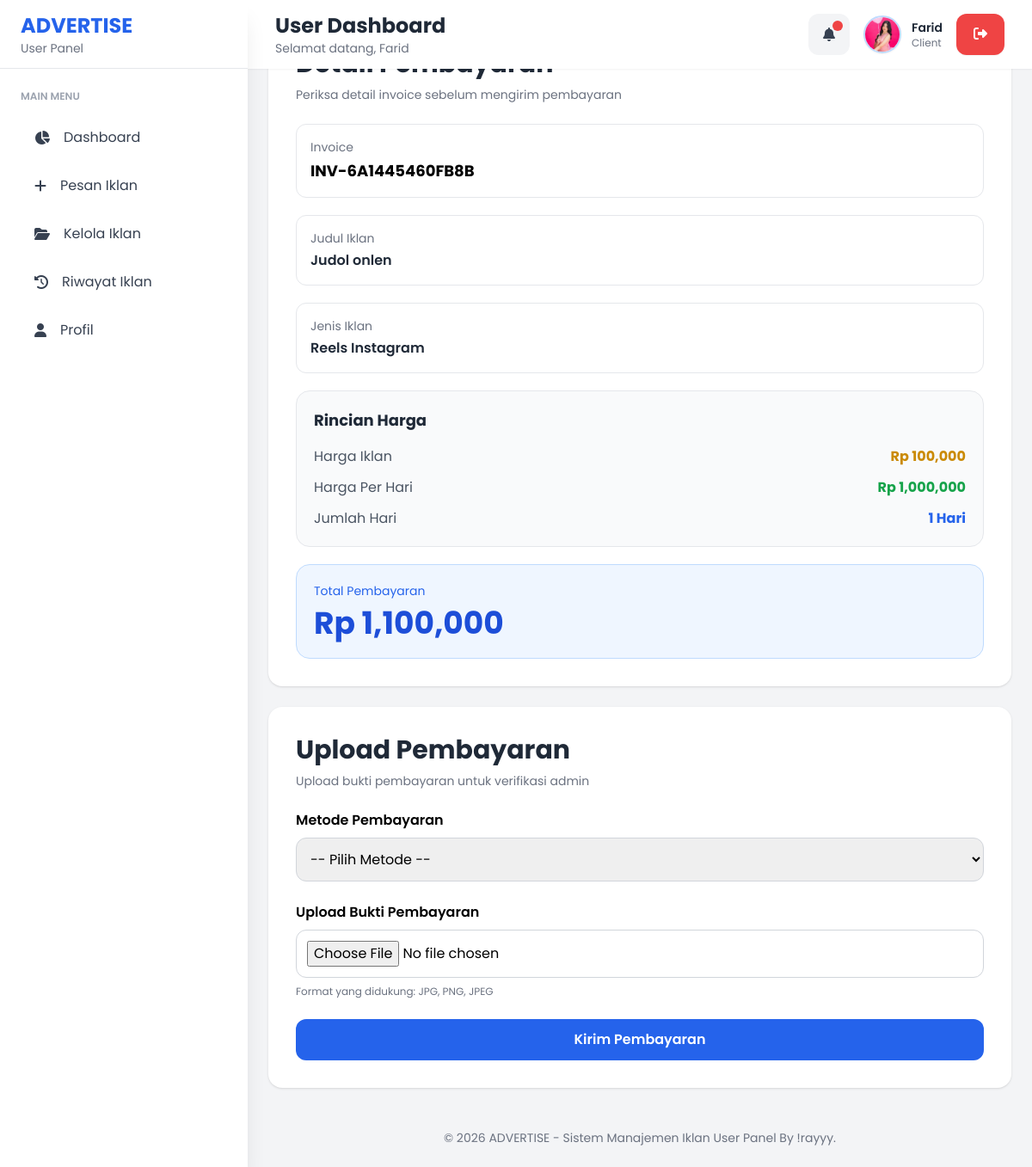
/sistem-manajemen-iklan/user/pembayaran/index.php?id=12 (signed in), run on the app's committed database.
### tables this page shows
CREATE TABLE `users` (
  `id` int NOT NULL,
  `nama` varchar(100) NOT NULL,
  `email` varchar(100) NOT NULL,
  `password` varchar(255) NOT NULL,
  `role` enum('admin','user') DEFAULT 'user',
  `created_at` timestamp NULL DEFAULT CURRENT_TIMESTAMP,
  `foto` varchar(255) DEFAULT NULL,
  `no_telp` varchar(20) DEFAULT NULL,
  `alamat` text
);

CREATE TABLE `iklan` (
  `id` int NOT NULL,
  `user_id` int NOT NULL,
  `judul_iklan` varchar(255) NOT NULL,
  `deskripsi` text NOT NULL,
  `media` varchar(255) NOT NULL,
  `jenis_iklan` enum('Reels Instagram','Video TikTok','Story Instagram','Postingan Instagram','Popup Website') NOT NULL,
  `durasi` int NOT NULL,
  `harga_dasar` bigint DEFAULT NULL,
  `harga_per_hari` bigint DEFAULT NULL,
  `jumlah_hari` int DEFAULT NULL,
  `harga` bigint NOT NULL,
  `kode_pembayaran` varchar(100) NOT NULL,
  `status` enum('Belum Dibayar','Pending','Proses','Aktif','Selesai') NOT NULL DEFAULT 'Belum Dibayar',
  `tanggal_mulai` date DEFAULT NULL,
  `tanggal_selesai` date DEFAULT NULL,
  `created_at` timestamp NULL DEFAULT CURRENT_TIMESTAMP,
  `tipe_media` enum('foto','video') NOT NULL,
  `jenis_iklan_id` int NOT NULL,
  `metode_pembayaran_id` int DEFAULT NULL,
  `bukti_pembayaran` varchar(255) DEFAULT NULL,
  `tanggal_pembayaran` datetime DEFAULT NULL,
  `diverifikasi_oleh` int DEFAULT NULL,
  `tanggal_verifikasi` datetime DEFAULT NULL
);

CREATE TABLE `jenis_iklan` (
  `id` int NOT NULL,
  `nama_jenis` varchar(100) NOT NULL,
  `tipe_media` enum('foto','video','keduanya') NOT NULL,
  `harga_foto` bigint DEFAULT NULL,
  `harga_video_per5detik` bigint DEFAULT NULL,
  `created_at` timestamp NULL DEFAULT CURRENT_TIMESTAMP,
  `harga_per_hari` bigint NOT NULL DEFAULT '0'
);

### sistem-manajemen-iklan/user/pembayaran/index.php (the view, shortened to what this page needs)
<?php
include "../../config/koneksi.php";
$id = $_GET['id'];
$user_id = $_SESSION['id'];
$query = mysqli_query($conn,
    "SELECT iklan.*,
            jenis_iklan.nama_jenis
     FROM iklan
     JOIN jenis_iklan
     ON iklan.jenis_iklan_id = jenis_iklan.id
     WHERE iklan.id='$id'
     AND iklan.user_id='$user_id'
     AND iklan.status='Belum Dibayar'"
);
$data = mysqli_fetch_assoc($query);
?>
<!DOCTYPE html>
<html lang="id">
<head>
    <script src="https://cdn.tailwindcss.com"></script>
</head>
<body class="bg-gray-100">
<?php include "../layouts/header.php"; ?>
<?php include "../layouts/sidebar.php"; ?>
<?php include "../layouts/topbar.php"; ?>
<div class="lg:ml-72 pt-24 p-4 sm:p-6">
    <div class="grid grid-cols-1 xl:grid-cols-2 gap-6">
        <div class="bg-white p-5 sm:p-6 lg:p-8 rounded-2xl shadow">
            <div class="mb-6">
                <h2 class="text-2xl sm:text-3xl font-bold text-gray-800">
                </h2>
                <p class="text-sm text-gray-500 mt-2">
                    Periksa detail invoice sebelum mengirim pembayaran
                </p>
            </div>
            <div class="space-y-5">
                <div class="border rounded-xl p-4">
                    <p class="text-gray-500 text-sm mb-1">
                        Invoice
                    </p>
                    <p class="font-bold text-base sm:text-lg break-all">
                        <?= $data['kode_pembayaran']; ?>
                    </p>
                </div>
                <div class="border rounded-xl p-4">
                    <p class="text-gray-500 text-sm mb-1">
                        Judul Iklan
                    </p>
                    <p class="font-semibold text-gray-800">
                        <?= $data['judul_iklan']; ?>
                    </p>
                </div>
                <div class="border rounded-xl p-4">
                    <p class="text-gray-500 text-sm mb-1">
                        Jenis Iklan
                    </p>
                    <p class="font-semibold text-gray-800">
                        <?= $data['nama_jenis']; ?>
                    </p>
                </div>
                <div class="bg-gray-50 border rounded-2xl p-5">
                    <h3 class="font-bold text-lg mb-4 text-gray-800">
                        Rincian Harga
                    </h3>
                    <div class="space-y-3">
                        <div class="flex justify-between items-center gap-4">
                            <span class="text-gray-600 text-sm sm:text-base">
                                Harga Iklan
                            </span>
                            <span class="font-bold text-yellow-600 text-sm sm:text-base">
                                Rp <?= number_format($data['harga_dasar']); ?>
                            </span>
                        </div>
                        <div class="flex justify-between items-center gap-4">
                            <span class="text-gray-600 text-sm sm:text-base">
                                Harga Per Hari
                            </span>
                            <span class="font-bold text-green-600 text-sm sm:text-base">
                                Rp <?= number_format($data['harga_per_hari']); ?>
                            </span>
                        </div>
                        <div class="flex justify-between items-center gap-4">
                            <span class="text-gray-600 text-sm sm:text-base">
                                Jumlah Hari
                            </span>
                            <span class="font-bold text-blue-600 text-sm sm:text-base">
                                <?= $data['jumlah_hari']; ?> Hari
                            </span>
                        </div>
                    </div>
                </div>
                <div class="bg-blue-50 border border-blue-200 rounded-2xl p-5">
                    <p class="text-blue-600 text-sm mb-2">
                        Total Pembayaran
                    </p>
                    <p class="text-2xl sm:text-4xl font-bold text-blue-700 break-words">
                        Rp <?= number_format($data['harga']); ?>
                    </p>
                </div>
            </div>
        </div>
        <div class="bg-white p-5 sm:p-6 lg:p-8 rounded-2xl shadow">
            <div class="mb-6">
                <h2 class="text-2xl sm:text-3xl font-bold text-gray-800">
                    Upload Pembayaran
                </h2>
                <p class="text-sm text-gray-500 mt-2">
                    Upload bukti pembayaran untuk verifikasi admin
                </p>
            </div>
            <form method="POST"
                  enctype="multipart/form-data"
                  class="space-y-6">
                <div>
                    <label class="block mb-2 font-semibold text-sm sm:text-base">
                        Metode Pembayaran
                    </label>
                    <select name="metode_pembayaran"
                            id="metode"
                            class="w-full border border-gray-300 focus:border-blue-500 focus:ring-2 focus:ring-blue-200 outline-none p-3 rounded-xl text-sm sm:text-base"
                            required>
                        <option value="">
                            -- Pilih Metode --
                        </option>
                    </select>
                </div>
                <div>
                    <label class="block mb-2 font-semibold text-sm sm:text-base">
                        Upload Bukti Pembayaran
                    </label>
                    <input type="file"
                           name="bukti"
                           accept="image/*"
                           class="w-full border border-gray-300 p-3 rounded-xl text-sm sm:text-base"
                           required>
                    <p class="text-xs text-gray-500 mt-2">
                        Format yang didukung: JPG, PNG, JPEG
                    </p>
                </div>
                <button type="submit"
                        name="submit"
                        class="w-full bg-blue-600 hover:bg-blue-700 transition text-white font-semibold px-6 py-3 rounded-xl text-sm sm:text-base">
                    Kirim Pembayaran
                </button>
            </form>
        </div>
    </div>
</div>
<?php include "../layouts/footer.php"; ?>
</body>
</html>

### sistem-manajemen-iklan/user/layouts/topbar.php (shortened to what this page needs)
<?php
include "../../config/koneksi.php";
$user_id = $_SESSION['id'];
$queryUser = mysqli_query($conn,
    "SELECT foto, nama
     FROM users
     WHERE id='$user_id'"
);
$user = mysqli_fetch_assoc($queryUser);
$queryUnread = mysqli_query($conn,
    "SELECT COUNT(*) as total
     FROM notifications
     WHERE user_id='$user_id'
     AND is_read='0'"
);
$unread = mysqli_fetch_assoc($queryUnread);
$inisial = strtoupper(
    substr($user['nama'], 0, 1)
);
?>
<div class="fixed top-0 left-0 lg:left-72 right-0 h-20 bg-white shadow-sm z-30">
    <div class="h-full px-4 sm:px-6 lg:px-8 flex items-center justify-between gap-4">
        <div class="flex items-center gap-4 min-w-0">
            <div class="min-w-0">
                <h2 class="text-lg sm:text-2xl font-bold text-gray-800 truncate">
                    User Dashboard
                </h2>
                <p class="text-xs sm:text-sm text-gray-500 truncate">
                    Selamat datang,
                    <?= $_SESSION['nama']; ?>
                </p>
            </div>
        </div>
        <div class="flex items-center gap-2 sm:gap-4 flex-shrink-0">
            <div class="relative">
                <button id="notifButton"
                        class="relative w-11 h-11 sm:w-12 sm:h-12 rounded-xl bg-gray-100 hover:bg-gray-200 transition flex items-center justify-center">
                    <i class="fa-solid fa-bell text-gray-700"></i>
                    <?php if($unread['total'] > 0) : ?>
                        <span class="absolute top-2 right-2 w-3 h-3 bg-red-500 rounded-full animate-pulse"></span>
                    <?php endif; ?>
                </button>
            </div>
            <div class="hidden sm:flex items-center gap-3">
                <?php if(!empty($user['foto'])) : ?>
                    <img src="../../assets/uploads/profil/<?= $user['foto']; ?>"
                         class="w-11 h-11 rounded-full object-cover border-2 border-blue-200 shadow-sm">
                <?php else : ?>
                    <div class="w-11 h-11 rounded-full bg-gradient-to-r from-blue-500 to-indigo-600 flex items-center justify-center text-white font-bold shadow-sm">
                        <?= $inisial; ?>
                    </div>
                <?php endif; ?>
                <div class="hidden md:block">
                    <p class="font-semibold text-sm text-gray-800">
                        <?= $user['nama']; ?>
                    </p>
                    <p class="text-xs text-gray-500">
                        Client
                    </p>
                </div>
            </div>
            <button id="logoutButton"
                    class="bg-red-500 hover:bg-red-600 transition text-white px-4 sm:px-5 py-3 rounded-xl shadow-sm">
                <i class="fa-solid fa-right-from-bracket"></i>
            </button>
        </div>
    </div>
</div>

### sistem-manajemen-iklan/user/layouts/header.php (style rules this page uses)
* { font-family: 'Poppins', sans-serif; }
body { background: #f3f4f6; }

### data on the page
users: foto (picture), nama "Farid"
iklan: kode_pembayaran "INV-6A1445460FB8B", judul_iklan "Judol onlen", jenis_iklan.nama_jenis "Reels Instagram", harga_dasar "100,000", harga_per_hari "1,000,000", jumlah_hari "1", harga "1,100,000"

### other printed values
$_SESSION['nama'] "Farid"
